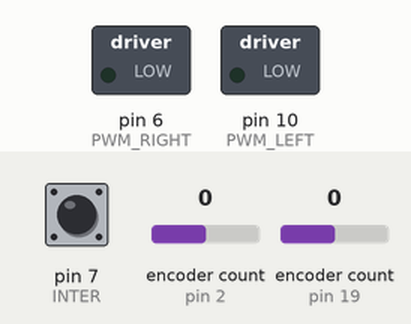
Simulated run of this program. Board: Arduino Mega 2560, built with avr-gcc and run on an emulated ATmega2560. Shown: switched loads named in the program (green lamp = pin HIGH). The inputs (shaded band) are chosen by the test bench; at power-on: pin 7 (INTER) HIGH, encoder count (sensors on pin 19, pin 2) 0. What the program prints to the serial monitor is not drawn.

Above: at 1.2 s.
1.3 s: pin 7 (INTER) pulled LOW for 1 s
At 1.8 s:
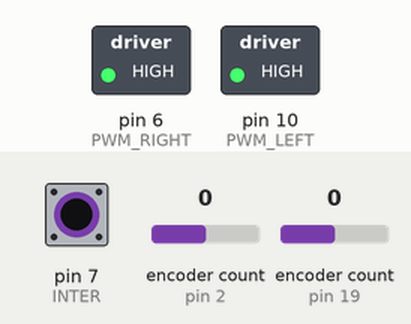
3.8 s: pin 7 (INTER) pulled LOW for 3.2 s
8.5 s: encoder count (sensor on pin 19) set to 1
11.5 s: encoder count (sensor on pin 2) set to 1
14.5 s: pin 7 (INTER) pulled LOW for 1 s
18.5 s: pin 7 (INTER) pulled LOW for 1 s
Timing chart, 0 to 21.5 s (numbered marks = the images above; inputs shaded):
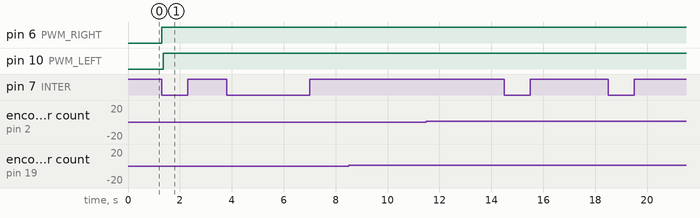

The program:

main.cpp
```cpp
/*
 * \file asservissement_pr.ino
 * \brief Holds the arduino setup and loop functions, which make the asserv run.
*/


#include <SimpleTimer.h>
#include "parameters.h"
#include "goalList.h"
#include "robotstate.h"
#include "collisions.h"
#include "goal.h"
#include <Arduino.h>


//Encoder rightEnc = Encoder(A_RIGHT, B_RIGHT);
//Encoder leftEnc = Encoder(A_LEFT, B_LEFT);
extern RobotState robotState;
extern Collisions collisions;
extern GoalList goalList;

SimpleTimer timer = SimpleTimer();


void debug(){
  Encoder rightEnc = Encoder(A_RIGHT, B_RIGHT);
  Encoder leftEnc = Encoder(A_LEFT, B_LEFT);

  while (!digitalRead(INTER)){
        digitalWrite(FORWARD_LEFT, LOW);
        digitalWrite(BACKWARDS_LEFT, HIGH);
        analogWrite(PWM_LEFT, 83);

        digitalWrite(FORWARD_RIGHT, HIGH);
        digitalWrite(BACKWARDS_RIGHT, LOW);
        analogWrite(PWM_RIGHT, 100);
        int leftTicks = leftEnc.read();
        int rightTicks = - rightEnc.read();
        Serial.print("leftEnc.read() : ");
        Serial.println(leftEnc.read());
        Serial.print("- rightEnc.read() : ");
        Serial.println(- rightEnc.read());
        delay(500);
   }

}
void fillGoals() {
    // TODO add goal dynamically with ros or custom serial / CAN protocol
    // or fetch all goals from xml / json / whatever
    goalList.addGoal( new Goto(1,500, 0.0, 300));
    goalList.addGoal(new Rot(0,3.14/2));
    goalList.addGoal( new Goto(1, 500.0, 500.0, 300));
    goalList.addGoal(new Rot(0,3.14));
    goalList.addGoal( new Goto(1, 0.0, 500.0, 300));
    goalList.addGoal(new Rot(0,(3*3.14)/2));
    goalList.addGoal( new Goto(1,0.0, 0.0, 200));
    goalList.addGoal(new Rot(0,0.0));
    //goalList.addGoal(new Goto(0, 1000, 1000));
    //goalList.addGoal(new Rot(3.14/2));
    //goalList.addGoal(new Goto(-1000, 0));
    //goalList.addGoal(new Rot(3.14/2));
    //goalList.addGoal(new Goto(0, -1000));

}

void asservLoop() {
    robotState.update();
    collisions.update();
    goalList.processCurrentGoal();
}
void setup() {
    Serial.begin(115200);
    timer.setInterval(TIMER_MS, asservLoop);
    fillGoals();
    pinMode(INTER, INPUT_PULLUP);

}

void loop(){
  timer.run();

}
```

collisions.h
```cpp
/**
 * \file collisions.h
 * \brief Class which holds a maximal speed value based on the proximity of obstacles.
**/

#ifndef COLLISIONS_H
#define COLLISIONS_H

#include "parameters.h"

//typedef struct {float ahead, behind;} Obstacle;

class Collisions  {
public:
    /**
     * Updates the maximal speed based on the distance to the nearest obstacle.
    **/
    void update();
    float readSensors(short triggerpin, short echopin );
    const float getMaxSpeed();

private:
    int maxSpeed; // mm/s
    //Obstacle obst = {0,0};
};

#endif // COLLISIONS_H
```

control.h
```cpp
/**
 * \file control.h
 * \brief Class which sends PWM values to motors to regulate them at given speeds.
**/

#ifndef CONTROL_H
#define CONTROL_H

#include "pid.h"

class Control {
public:
    /**
     * \brief updates the motor speeds according to the given errors.
     * \param distanceError distance from the goal in mm
     * \param thetaError angle difference in rad
     * \param maxSpeed maximum speed constraint, 0 for default.
    **/
    void updateSpeeds(float distanceError, float thetaError, float maxSpeed = 0);
    void resetPIDs();
    //float regulator(char wheel);

private:
    PID linearPID = PID(.7, 0.5, 0.7, 200);
    PID angularPID = PID(80, 0.3, 60.0, 360);
    PID leftWheelPID = PID(.54, 0.0, 0.7, 1000);
    PID rightWheelPID = PID(.7, 0.0, 0.7, 1000);

    float targetLinearSpeed = 0;
    float targetAngularSpeed = 0;

    void updatePWM();
};

#endif // CONTROL_H
```

goal.h
```cpp
/**
 * \file goal.h
 * \brief Multiple position goal classes which send position errors to @see control.h.
**/

#ifndef GOAL_H
#define GOAL_H
#include "robotstate.h"
#include "parameters.h"

/**
 * \brief Mother goal class. Represents an empty goal.
**/


class Goal {
public:
    /**
     * \brief Sends the position error to @see control.h.
     * subclasses must override this function.
    **/
    virtual void process() {
        reached = true;
        Serial.println("Goal::process()");
    }

    inline bool isReached() const { return reached;
    // TODO Save gob
     }

protected:
    bool reached = false;
};

/**
 * \brief Rotates to a given angle in radians.
**/
class Rot : public Goal {
public:
    Rot() = delete;
    Rot(char type, float theta) : Goal(), type(type), theta(theta) {}

    virtual void process();

private:
    float theta; // rad
    char type ;
};

/**
 * \brief Goes to a given (x,y) absolute position in mm
**/
class Goto : public Goal {
public:
    Goto() = delete;

    /**
     * \brief constructor of Goto order.
     * \param x x coordinate in mm
     * \param y y coordinate in mm
     * \param maxSpeed max speed at which we want to go in mm/s. Cannot exceed MAX_SPEED. 0 for default.
    **/
    Goto(char type, float x, float y, float maxSpeed = 0) : Goal(), type(type), x(x), y(y), maxSpeed(maxSpeed) {}

    //virtual void isReached();
    virtual void process();

private:
    float x, y, maxSpeed; // mm, mm, mm/s
    char type ;
};

// add new goals here and override process()

#endif // GOAL_H
```

goalList.h
```cpp
/**
 * \file goalList.h
 * \brief Class which holds a fifo of goals. @see goal.h
**/

#ifndef GOALLIST_H
#define GOALLIST_H

#include <stdint.h>

#include "goal.h"
#include "control.h"

class GoalList {
public:
    GoalList() {
        resetGoals();
    }

    /**
     * \brief Processes the current goal. If it is reached, processes the next one.
    **/
    void processCurrentGoal();
    //void addGoal(Goal goal);
    void addGoal(Goal* goal);
    void resetGoals();
    void gProcess(Goal const& goal);

private:

    Goal* goalsPtr[MAX_SIMULTANEOUS_GOALS]= {0}; // save goals
    int16_t currentGoalIndex = 1;
    int16_t lastGoalIndex = 0;
};
#endif // GOALLIST_H
```

parameters.h
```cpp
/**
 * \file parameters.h
 * \brief All parameters used for  asserv_pr
**/
#ifndef PARAMETERS_H
#define PARAMETERS_H

// Main loop
#define RATE_HZ 1000 // Hz
#define TIMER_MS 1000.0 / (float)RATE_HZ // ms
#define DEBUG 0
// Goals list
#define MAX_SIMULTANEOUS_GOALS 50

// Speed constants
#define MAX_SPEED 1000 // mm/s
#define MAX_ACCEL 15000 // mm/s^2
#define MAX_ACCELERATION_DIFFERENCE 100//MAX_ACCEL / RATE_HZ // mm/s
#define BRAKE_COEFF 0.3 // brakes BRAKE_COEFF times more than accelerates
#define MAX_BRAKE_DIFFERENCE MAX_ACCELERATION_DIFFERENCE * BRAKE_COEFF // mm/s
#define MAX_PWM_DIFFERENCE 30

// Robot state
#define WHEEL_DIAMETER 56 // mm
#define TICKS_PER_ROTATION (48 * 47)
#define DISTANCE_PER_TICK WHEEL_DIAMETER * 3.14159265358979323846 / TICKS_PER_ROTATION

#define ENTRAXE 217 // mm

// Collisions
#define COLLISIONS_SPEED_COEFF 0.5
#define COLLISIONS_STOP_DISTANCE 150 // mm

// Goals
#define DIST_ERROR_TOLERANCE 10 // mm
#define THETA_ERROR_TOLERANCE 0.01 // rad


#endif // PARAMETERS_H
```

pid.h
```cpp
/**
 * \file pid.h
 * \brief Basic PID class.
**/

#ifndef PID_H
#define PID_H

class PID {
public:
    PID() = delete;
    //PID(float P, float I, float D, float maxIError);
    PID(float P, float I, float D, float maxIError) : P(P), I(I), D(D), maxIError(maxIError) {}


    /**
     * \brief updates the errors and computes the result.
     * \return PID output
    **/
    float output(float newError);
    void resetErrors();

private:
    float P, I, D;
    float maxIError;

    float error = 0;
    float errorSum = 0;
    float lastError = 0;

    void updateErrors(float error);
};

#endif
```

robotstate.h
```cpp
/**
 * \file robotstate.h
 * \brief Class which holds position and speed data and updates with coders.
**/

#ifndef ROBOTSTATE_H
#define ROBOTSTATE_H

#define ENCODER_USE_INTERRUPTS
#include <Encoder.h>
#include "pins.h"

typedef struct {float x, y, theta;} Pose;
typedef struct {float left, right;} WheelSpeeds;
typedef struct {int dleft, dright;} Delta;


class RobotState  {
public:
    /**
    * \brief Updates wheel speeds and pose from coders.
    **/
    void update();

    Delta getDelta(){
        return delta;
    }

    inline const Pose getPose() const { return pose; }
    inline const WheelSpeeds getWheelSpeeds() const { return wheelSpeeds; }

private:
    Delta delta = {0,0};
    Pose pose = {0, 0, 0}; // mm, mm, rad
    WheelSpeeds wheelSpeeds = {0,0}; // mm/s, mm/s

};

#endif
```

collisions.cpp
```cpp
#include "robotstate.h"
//#include "goal.h"

#include "collisions.h"

#include "pins.h"

Collisions collisions;

void Collisions::update() {
    //float distToObstacle = readSensors(TRIG, ECHO); // mm // TODO fetch it from sensors
    float distToObstacle = 5000;
    //obst.ahead = readSensors(FORWARD_TRIG, FORWARD_ECHO);
    //obst.behind = readSensors(BACKWARDS_TRIG, BACKWARDS_ECHO);

   // maxSpeed = COLLISIONS_SPEED_COEFF * (distToObstacle - COLLISIONS_STOP_DISTANCE);

   // if (maxSpeed < 0) {
       // maxSpeed = 0;
   // }
     //Serial.println("Collisions::update()");
}

float Collisions::readSensors(short triggerpin, short echopin ){
	digitalWrite(triggerpin, HIGH);
	delayMicroseconds(10);
	digitalWrite(triggerpin, LOW);
	float mesure = pulseIn(echopin, HIGH);
	float distance = mesure/58;
	Serial.print("distance : ");
	Serial.println(distance);
	return distance ;
}

const float Collisions::getMaxSpeed(){
    maxSpeed = MAX_SPEED;
     return maxSpeed;
}
```

control.cpp
```cpp
#include "control.h"

#include "robotstate.h"
#include "collisions.h"

Control control;

extern RobotState robotState;
extern Collisions collisions;
static float lastSpeed = 0;
static int lastpwm = 0;
namespace { // private functions

float filterLinearSpeed(float speed, float maxSpeed = 0) {
    //Serial.println("filterLinearSpeed()");


    if (!maxSpeed) {
        maxSpeed = MAX_SPEED;
    }
    if (speed >= 0) {
        if (speed > collisions.getMaxSpeed()) {
            speed = collisions.getMaxSpeed();
        }
        if (speed > maxSpeed) {
                speed = maxSpeed;
        }
        if (speed - lastSpeed > MAX_ACCELERATION_DIFFERENCE) {
            speed = lastSpeed + MAX_ACCELERATION_DIFFERENCE;
        } else if (speed - lastSpeed < - MAX_BRAKE_DIFFERENCE) {
            //speed = lastSpeed - MAX_BRAKE_DIFFERENCE;
        }

        if (speed > maxSpeed) {
                speed = maxSpeed;
        }
    } else { // speed < 0 : going backwards
        if (speed < - collisions.getMaxSpeed()) {
            speed = - collisions.getMaxSpeed();
        }
        if (speed < - maxSpeed) {
            speed = - maxSpeed;
        }
        if (speed - lastSpeed < -MAX_ACCELERATION_DIFFERENCE) {
            speed = lastSpeed - MAX_PWM_DIFFERENCE;
        } else if (speed - lastSpeed > MAX_BRAKE_DIFFERENCE) {
            speed = lastSpeed + MAX_BRAKE_DIFFERENCE;
        }
        if (speed < - maxSpeed) {
            speed = - maxSpeed;
        }
    }


    /*Serial.print("speed : ");
    Serial.println(speed);*/
    lastSpeed = speed;
    return speed;
}

void sendPWM(PID pid, float error, int FORWARD_PIN, int BACKWARDS_PIN, int PWM_PIN) {

    int pwm;
    if (digitalRead(INTER)== LOW) {
        pwm = pid.output(error);

        if (pwm > 255) {
            pwm = 255;
        } else if (pwm < - 255) {
            pwm = - 255;
        }
        if (pwm - lastpwm > MAX_PWM_DIFFERENCE) {
            pwm = pwm + MAX_PWM_DIFFERENCE;

        } else if (pwm - lastpwm < - MAX_PWM_DIFFERENCE) {
            pwm = lastpwm - MAX_PWM_DIFFERENCE;

        }

        if (pwm >= 0) {
            digitalWrite(FORWARD_PIN, HIGH);
            digitalWrite(BACKWARDS_PIN, LOW);
            analogWrite(PWM_PIN, pwm);
        } else {
            digitalWrite(FORWARD_PIN, LOW);
            digitalWrite(BACKWARDS_PIN, HIGH);
            analogWrite(PWM_PIN, - pwm);
        }
   }
    else{
        digitalWrite(FORWARD_PIN, 0);
        digitalWrite(BACKWARDS_PIN, LOW);
        digitalWrite(FORWARD_PIN, LOW);
        digitalWrite(BACKWARDS_PIN, 0);
        //Serial.println("INTER: OFF");
    }
    Serial.print("lastPWM: ");
    Serial.println(lastpwm);
    lastpwm = pwm;
}

} // anonymous namespace

void Control::resetPIDs() {
    //Serial.println("Control::resetPIDs()");
    linearPID.resetErrors();
    angularPID.resetErrors();
    leftWheelPID.resetErrors();
    rightWheelPID.resetErrors();
}


void Control::updateSpeeds(float distanceError, float thetaError, float maxLinearSpeed) {
    targetLinearSpeed = filterLinearSpeed(linearPID.output(distanceError), maxLinearSpeed);
    targetAngularSpeed = angularPID.output(thetaError); // no collisions or speed check on angular speed
    updatePWM();
    //Serial.println(linearPID.output(distanceError));
}

void Control::updatePWM() {

    //Serial.print("targetLinearSpeed : ");
    //Serial.println(targetLinearSpeed);
    float targetLeftSpeed = targetLinearSpeed - targetAngularSpeed;
    float targetRightSpeed = targetLinearSpeed + targetAngularSpeed;
    float leftError = 0;
    float rightError =0;

    if (abs(robotState.getWheelSpeeds().left)>abs(targetLeftSpeed)){
        leftError = 0;
    }
    else {
        leftError = targetLeftSpeed - robotState.getWheelSpeeds().left;
    }
    if (abs(robotState.getWheelSpeeds().right)>abs(targetRightSpeed)){
        rightError =0;
    }
    else {
        rightError = targetRightSpeed - robotState.getWheelSpeeds().right;
    }
    sendPWM(leftWheelPID, leftError, FORWARD_LEFT, BACKWARDS_LEFT, PWM_LEFT);
    sendPWM(rightWheelPID, rightError, FORWARD_RIGHT, BACKWARDS_RIGHT, PWM_RIGHT);
}
```

goal.cpp
```cpp
#include "goal.h"

#include <math.h>
#include "control.h"
#include "robotstate.h"

extern RobotState robotState;
extern Control control;


void Rot::process() {
    float thetaError = theta - robotState.getPose().theta;
    if (abs(thetaError) < THETA_ERROR_TOLERANCE) {
        reached = true;
    }
    //Serial.println("Rot::process()");
    control.updateSpeeds(0, thetaError);
}

void Goto::process() {

    float dx = x - robotState.getPose().x;
    float dy = y - robotState.getPose().y;
    /*Serial.print("dx: ");
    Serial.println(dx );
    Serial.print("dy: ");
    Serial.println(dy);*/

    float distanceError = sqrt(pow(dx, 2) + pow(dy, 2));
    float thetaError = atan2(dy, dx) - robotState.getPose().theta;
    //thetaError = fmod(thetaError, 2*M_PI);

    if (distanceError < DIST_ERROR_TOLERANCE){ //&& abs(thetaError) < THETA_ERROR_TOLERANCE ) {
        reached = true;
        Serial.println("Goto Reached");
        /*while (true){
            Serial.println("-----DONE-----");
        }*/
    }

    /*if (thetaError < THETA_ERROR_TOLERANCE  && type==0) {
        // rotate only
        distanceError = 0;
    }*/
    //Serial.println("Goto::process()");
    /*Serial.print("thetaError: ");
    Serial.println(thetaError);
    Serial.print("dError: ");
    //Serial.println(distanceError);*/
    control.updateSpeeds(distanceError, thetaError, maxSpeed);
}
```

goalList.cpp
```cpp
#include "robotstate.h"
#include "goalList.h"
#include "pins.h"
#include "control.h"

GoalList goalList;

extern Control control;

void GoalList::resetGoals() {
    currentGoalIndex = 0;
    lastGoalIndex = 0;
    goalsPtr[currentGoalIndex] = new Goal();
}

void end(){
    digitalWrite(FORWARD_LEFT, 0);
    digitalWrite(BACKWARDS_LEFT, LOW);
    digitalWrite(FORWARD_RIGHT, LOW);
    digitalWrite(BACKWARDS_RIGHT, 0);
    while (true){

    }
}

void GoalList::processCurrentGoal() {
    if (goalsPtr[currentGoalIndex]->isReached()){
        if (currentGoalIndex == lastGoalIndex) {
            end();

        }
        else{
            currentGoalIndex = (currentGoalIndex + 1) % MAX_SIMULTANEOUS_GOALS;
            control.resetPIDs();

        }
    }
    else{
        goalsPtr[currentGoalIndex]->process();

    }
    //Serial.print("currentGoalIndex : ");
    //Serial.println(currentGoalIndex);
}


void GoalList::addGoal(Goal* goal) {
    Serial.print("lastGoalIndex : ");
    lastGoalIndex = (lastGoalIndex + 1) % MAX_SIMULTANEOUS_GOALS;
    delete goalsPtr[lastGoalIndex];
    goalsPtr[lastGoalIndex] = goal;
    if(goal->isReached()){

        Serial.println("already");
    }
    Serial.println(lastGoalIndex);
}


void GoalList::gProcess(Goal const& goal){
    goal.process();
}
```

pid.cpp
```cpp
#include "pid.h"
#include "robotstate.h"

//extern RobotState robotState;


float PID::output(float newError) {
	updateErrors(newError);
	return P * error + I * errorSum + D * lastError;
}

void PID::updateErrors(float newError) {
	error = newError;
	errorSum += error;
	if (errorSum > maxIError) {
		//errorSum = maxIError;
		errorSum = 0;
	} else if (errorSum < - maxIError) {
		errorSum = - maxIError;
	}
	lastError = error;
}

void PID::resetErrors() {
	error = 0;
	lastError = 0;
	errorSum = 0;
}
```

robotstate.cpp
```cpp
#include "robotstate.h"
#include <math.h>
#include "parameters.h"

RobotState robotState;
Encoder rightEnc = Encoder(A_RIGHT, B_RIGHT);
Encoder leftEnc = Encoder(A_LEFT, B_LEFT);
static int leftLastTicks = 0, rightLastTicks = 0, t_1 =0, dt = 0;

void RobotState::update() {
    int leftTicks = leftEnc.read();
    int rightTicks = -rightEnc.read();


    int t = millis() ;

    dt = t - t_1;
    float dLeft = (float)(leftTicks - leftLastTicks)*DISTANCE_PER_TICK ; //mm
    float dRight = (float)(rightTicks - rightLastTicks)*DISTANCE_PER_TICK;
    wheelSpeeds.left = (1000*dLeft) /(dt);   // mm/s
    wheelSpeeds.right = (1000*dRight) /(dt); // mm/s

    float dAngle = atan2((dRight - dLeft), ENTRAXE);
    pose.theta += dAngle;
    pose.theta = fmod(pose.theta, 2 * M_PI);

    float dDistance = (dRight + dLeft) / 2.0;
    static float lastAngle = 0;
    float meanTrajAngle = (pose.theta + lastAngle) / 2.0;

    pose.x += dDistance * cos(meanTrajAngle);
    pose.y += dDistance * sin(meanTrajAngle);

    if (DEBUG)
    {
        Serial.print("leftEnc.read() : ");
        Serial.println(leftTicks);
        Serial.print("- rightEnc.read() : ");
        Serial.println(rightTicks);

        Serial.print("leftLastTicks : ");
        Serial.println(leftLastTicks);
        Serial.print("-rightLastTicks : ");
        Serial.println(rightLastTicks);
        Serial.print("wheelSpeeds.left : ");
        Serial.println(wheelSpeeds.left);
        Serial.print("wheelSpeeds.right ");
        Serial.println(wheelSpeeds.right);
        Serial.print("theta : ");
        Serial.println(pose.theta);

        Serial.print("X : ");
        Serial.println(pose.x);
        Serial.print("Y : ");
        Serial.println(pose.y);
    }


    t_1 = t ;
    lastAngle = pose.theta;
    rightLastTicks = rightTicks;
    leftLastTicks = leftTicks;

}
```

Source omitted: pins.h (527 bytes)

Measured:
- after the input at 1.3 s, pin 6 (PWM_RIGHT): LOW → HIGH at once; pin 10 (PWM_LEFT): LOW → HIGH after 0.05 s
